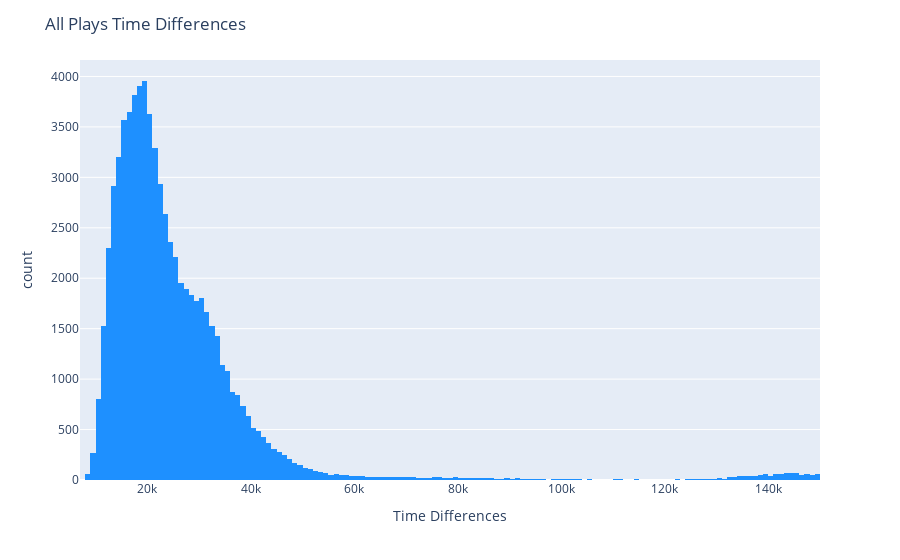

The cell this chart's notebook holds for it:
### Code cell
fig = px.histogram(x=timestamp_diffs_same_inning, color_discrete_sequence=['dodgerblue'], labels={'x':'Time Differences'})
fig.update_traces(xbins=dict(start = 0, end = 150_000, size = 1_000))
fig.update_layout(title='All Plays Time Differences')
fig.show()

### Figure 1 — Plotly figure (JSON) as saved in the notebook; plotly's stock layout.template omitted (floating-point values rounded to 4 significant figures; data arrays with more than 128 entries replaced by an {"elided": "..."} marker saying what was removed)
{"data": [{"bingroup": "x", "hovertemplate": "Time Differences=%{x}<br>count=%{y}<extra></extra>", "legendgroup": "", "marker": {"color": "dodgerblue", "pattern": {"shape": ""}}, "name": "", "orientation": "v", "showlegend": false, "type": "histogram", "x": {"elided": "73198 float values"}, "xaxis": "x", "xbins": {"end": 150000, "size": 1000, "start": 0}, "yaxis": "y"}], "layout": {"barmode": "relative", "legend": {"tracegroupgap": 0}, "margin": {"t": 60}, "title": {"text": "All Plays Time Differences"}, "xaxis": {"anchor": "y", "domain": [0, 1], "title": {"text": "Time Differences"}}, "yaxis": {"anchor": "x", "domain": [0, 1], "title": {"text": "count"}}}}
